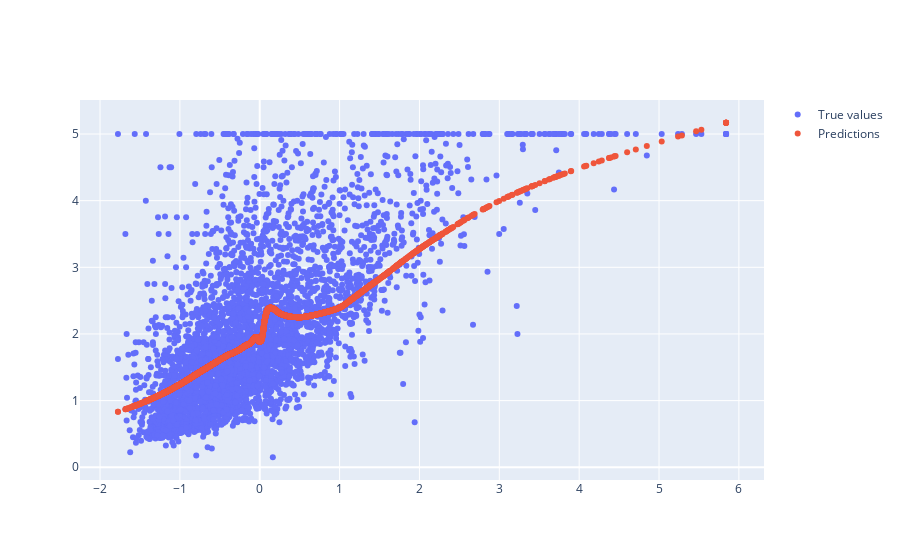

The code cell stored with this chart in its notebook:
### Code cell
import plotly.graph_objects as go
import plotly.express as px
from plotly.subplots import make_subplots

fig = go.Figure()

fig.add_trace(go.Scatter(x=X_test[:, 0], y=y_test, mode='markers', name='True values'))
fig.add_trace(go.Scatter(x=X_test[:, 0], y=model.predict(X_test).flatten(), mode='markers', name='Predictions'))

fig.show()

### Figure 1 — Plotly figure (JSON) as saved in the notebook; plotly's stock layout.template omitted (floating-point values rounded to 4 significant figures; data arrays with more than 128 entries replaced by an {"elided": "..."} marker saying what was removed)
{"data": [{"mode": "markers", "name": "True values", "type": "scatter", "x": {"elided": "4128 float values"}, "y": {"elided": "4128 float values"}}, {"mode": "markers", "name": "Predictions", "type": "scatter", "x": {"elided": "4128 float values"}, "y": {"elided": "4128 float values"}}], "layout": {}}
